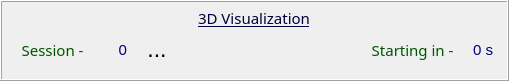
    <widget class="QFrame" name="frame_header">
     <property name="geometry">
      <rect>
       <x>0</x>
       <y>272</y>
       <width>509</width>
       <height>81</height>
      </rect>
     </property>
     <property name="maximumSize">
      <size>
       <width>850</width>
       <height>850</height>
      </size>
     </property>
     <property name="font">
      <font>
       <pointsize>17</pointsize>
       <weight>50</weight>
       <bold>false</bold>
      </font>
     </property>
     <property name="cursor">
      <cursorShape>PointingHandCursor</cursorShape>
     </property>
     <property name="mouseTracking">
      <bool>true</bool>
     </property>
     <property name="frameShape">
      <enum>QFrame::Box</enum>
     </property>
     <property name="frameShadow">
      <enum>QFrame::Raised</enum>
     </property>
     <property name="lineWidth">
      <number>1</number>
     </property>
     <widget class="QLabel" name="label_3dVisualization">
      <property name="geometry">
       <rect>
        <x>184</x>
        <y>5</y>
        <width>140</width>
        <height>26</height>
       </rect>
      </property>
      <property name="sizePolicy">
       <sizepolicy hsizetype="Preferred" vsizetype="Preferred">
        <horstretch>0</horstretch>
        <verstretch>0</verstretch>
       </sizepolicy>
      </property>
      <property name="palette">
       <palette>
        <active>
         <colorrole role="WindowText">
          <brush brushstyle="SolidPattern">
           <color alpha="255">
            <red>0</red>
            <green>0</green>
            <blue>65</blue>
           </color>
          </brush>
         </colorrole>
        </active>
        <inactive>
         <colorrole role="WindowText">
          <brush brushstyle="SolidPattern">
           <color alpha="255">
            <red>0</red>
            <green>0</green>
            <blue>65</blue>
           </color>
          </brush>
         </colorrole>
        </inactive>
        <disabled>
         <colorrole role="WindowText">
          <brush brushstyle="SolidPattern">
           <color alpha="255">
            <red>120</red>
            <green>120</green>
            <blue>120</blue>
           </color>
          </brush>
         </colorrole>
        </disabled>
       </palette>
      </property>
      <property name="font">
       <font>
        <family>Tunga</family>
        <pointsize>11</pointsize>
        <weight>50</weight>
        <bold>false</bold>
        <underline>true</underline>
       </font>
      </property>
      <property name="text">
       <string>3D Visualization</string>
      </property>
      <property name="scaledContents">
       <bool>true</bool>
      </property>
      <property name="alignment">
       <set>Qt::AlignCenter</set>
      </property>
      <property name="textInteractionFlags">
       <set>Qt::NoTextInteraction</set>
      </property>
     </widget>
     <widget class="QLabel" name="label_startCounter">
      <property name="geometry">
       <rect>
        <x>372</x>
        <y>37</y>
        <width>85</width>
        <height>25</height>
       </rect>
      </property>
      <property name="palette">
       <palette>
        <active>
         <colorrole role="WindowText">
          <brush brushstyle="SolidPattern">
           <color alpha="255">
            <red>0</red>
            <green>85</green>
            <blue>0</blue>
           </color>
          </brush>
         </colorrole>
         <colorrole role="Text">
          <brush brushstyle="SolidPattern">
           <color alpha="255">
            <red>0</red>
            <green>85</green>
            <blue>0</blue>
           </color>
          </brush>
         </colorrole>
         <colorrole role="ButtonText">
          <brush brushstyle="SolidPattern">
           <color alpha="255">
            <red>0</red>
            <green>0</green>
            <blue>127</blue>
           </color>
          </brush>
         </colorrole>
         <colorrole role="Base">
          <brush brushstyle="SolidPattern">
           <color alpha="255">
            <red>255</red>
            <green>255</green>
            <blue>255</blue>
           </color>
          </brush>
         </colorrole>
         <colorrole role="Window">
          <brush brushstyle="SolidPattern">
           <color alpha="255">
            <red>255</red>
            <green>255</green>
            <blue>255</blue>
           </color>
          </brush>
         </colorrole>
         <colorrole role="Shadow">
          <brush brushstyle="SolidPattern">
           <color alpha="255">
            <red>0</red>
            <green>0</green>
            <blue>127</blue>
           </color>
          </brush>
         </colorrole>
         <colorrole role="PlaceholderText">
          <brush brushstyle="NoBrush">
           <color alpha="128">
            <red>0</red>
            <green>85</green>
            <blue>0</blue>
           </color>
          </brush>
         </colorrole>
        </active>
        <inactive>
         <colorrole role="WindowText">
          <brush brushstyle="SolidPattern">
           <color alpha="255">
            <red>0</red>
            <green>85</green>
            <blue>0</blue>
           </color>
          </brush>
         </colorrole>
         <colorrole role="Text">
          <brush brushstyle="SolidPattern">
           <color alpha="255">
            <red>0</red>
            <green>85</green>
            <blue>0</blue>
           </color>
          </brush>
         </colorrole>
         <colorrole role="ButtonText">
          <brush brushstyle="SolidPattern">
           <color alpha="255">
            <red>0</red>
            <green>0</green>
            <blue>127</blue>
           </color>
          </brush>
         </colorrole>
         <colorrole role="Base">
          <brush brushstyle="SolidPattern">
           <color alpha="255">
            <red>255</red>
            <green>255</green>
            <blue>255</blue>
           </color>
          </brush>
         </colorrole>
         <colorrole role="Window">
          <brush brushstyle="SolidPattern">
           <color alpha="255">
            <red>255</red>
            <green>255</green>
            <blue>255</blue>
           </color>
          </brush>
         </colorrole>
         <colorrole role="Shadow">
          <brush brushstyle="SolidPattern">
           <color alpha="255">
            <red>0</red>
            <green>0</green>
            <blue>127</blue>
           </color>
          </brush>
         </colorrole>
         <colorrole role="PlaceholderText">
          <brush brushstyle="NoBrush">
           <color alpha="128">
            <red>0</red>
            <green>85</green>
            <blue>0</blue>
           </color>
          </brush>
         </colorrole>
        </inactive>
        <disabled>
         <colorrole role="WindowText">
          <brush brushstyle="SolidPattern">
           <color alpha="255">
            <red>120</red>
            <green>120</green>
            <blue>120</blue>
           </color>
          </brush>
         </colorrole>
         <colorrole role="Text">
          <brush brushstyle="SolidPattern">
           <color alpha="255">
            <red>120</red>
            <green>120</green>
            <blue>120</blue>
           </color>
          </brush>
         </colorrole>
         <colorrole role="ButtonText">
          <brush brushstyle="SolidPattern">
           <color alpha="255">
            <red>120</red>
            <green>120</green>
            <blue>120</blue>
           </color>
          </brush>
         </colorrole>
         <colorrole role="Base">
          <brush brushstyle="SolidPattern">
           <color alpha="255">
            <red>255</red>
            <green>255</green>
            <blue>255</blue>
           </color>
          </brush>
         </colorrole>
         <colorrole role="Window">
          <brush brushstyle="SolidPattern">
           <color alpha="255">
            <red>255</red>
            <green>255</green>
            <blue>255</blue>
           </color>
          </brush>
         </colorrole>
         <colorrole role="Shadow">
          <brush brushstyle="SolidPattern">
           <color alpha="255">
            <red>0</red>
            <green>0</green>
            <blue>127</blue>
           </color>
          </brush>
         </colorrole>
         <colorrole role="PlaceholderText">
          <brush brushstyle="NoBrush">
           <color alpha="128">
            <red>0</red>
            <green>85</green>
            <blue>0</blue>
           </color>
          </brush>
         </colorrole>
        </disabled>
       </palette>
      </property>
      <property name="font">
       <font>
        <family>Tunga</family>
        <pointsize>11</pointsize>
        <weight>50</weight>
        <bold>false</bold>
        <underline>false</underline>
        <kerning>true</kerning>
       </font>
      </property>
      <property name="cursor">
       <cursorShape>PointingHandCursor</cursorShape>
      </property>
      <property name="toolTip">
       <string>Maximum angular value of a healthy person</string>
      </property>
      <property name="frameShape">
       <enum>QFrame::NoFrame</enum>
      </property>
      <property name="frameShadow">
       <enum>QFrame::Plain</enum>
      </property>
      <property name="text">
       <string>Starting in - </string>
      </property>
      <property name="scaledContents">
       <bool>true</bool>
      </property>
      <property name="alignment">
       <set>Qt::AlignCenter</set>
      </property>
      <property name="margin">
       <number>0</number>
      </property>
      <property name="indent">
       <number>0</number>
      </property>
     </widget>
     <widget class="QLabel" name="label_sessionCount">
      <property name="geometry">
       <rect>
        <x>17</x>
        <y>37</y>
        <width>75</width>
        <height>25</height>
       </rect>
      </property>
      <property name="palette">
       <palette>
        <active>
         <colorrole role="WindowText">
          <brush brushstyle="SolidPattern">
           <color alpha="255">
            <red>0</red>
            <green>85</green>
            <blue>0</blue>
           </color>
          </brush>
         </colorrole>
         <colorrole role="Text">
          <brush brushstyle="SolidPattern">
           <color alpha="255">
            <red>0</red>
            <green>85</green>
            <blue>0</blue>
           </color>
          </brush>
         </colorrole>
         <colorrole role="ButtonText">
          <brush brushstyle="SolidPattern">
           <color alpha="255">
            <red>0</red>
            <green>0</green>
            <blue>127</blue>
           </color>
          </brush>
         </colorrole>
         <colorrole role="Base">
          <brush brushstyle="SolidPattern">
           <color alpha="255">
            <red>255</red>
            <green>255</green>
            <blue>255</blue>
           </color>
          </brush>
         </colorrole>
         <colorrole role="Window">
          <brush brushstyle="SolidPattern">
           <color alpha="255">
            <red>255</red>
            <green>255</green>
            <blue>255</blue>
           </color>
          </brush>
         </colorrole>
         <colorrole role="Shadow">
          <brush brushstyle="SolidPattern">
           <color alpha="255">
            <red>0</red>
            <green>0</green>
            <blue>127</blue>
           </color>
          </brush>
         </colorrole>
         <colorrole role="PlaceholderText">
          <brush brushstyle="NoBrush">
           <color alpha="128">
            <red>0</red>
            <green>85</green>
            <blue>0</blue>
           </color>
          </brush>
         </colorrole>
        </active>
        <inactive>
         <colorrole role="WindowText">
          <brush brushstyle="SolidPattern">
           <color alpha="255">
            <red>0</red>
            <green>85</green>
            <blue>0</blue>
           </color>
          </brush>
         </colorrole>
         <colorrole role="Text">
          <brush brushstyle="SolidPattern">
           <color alpha="255">
            <red>0</red>
            <green>85</green>
            <blue>0</blue>
           </color>
          </brush>
         </colorrole>
         <colorrole role="ButtonText">
          <brush brushstyle="SolidPattern">
           <color alpha="255">
            <red>0</red>
            <green>0</green>
            <blue>127</blue>
           </color>
          </brush>
         </colorrole>
         <colorrole role="Base">
          <brush brushstyle="SolidPattern">
           <color alpha="255">
            <red>255</red>
            <green>255</green>
            <blue>255</blue>
           </color>
          </brush>
         </colorrole>
         <colorrole role="Window">
          <brush brushstyle="SolidPattern">
           <color alpha="255">
            <red>255</red>
            <green>255</green>
            <blue>255</blue>
           </color>
          </brush>
         </colorrole>
         <colorrole role="Shadow">
          <brush brushstyle="SolidPattern">
           <color alpha="255">
            <red>0</red>
            <green>0</green>
            <blue>127</blue>
           </color>
          </brush>
         </colorrole>
         <colorrole role="PlaceholderText">
          <brush brushstyle="NoBrush">
           <color alpha="128">
            <red>0</red>
            <green>85</green>
            <blue>0</blue>
           </color>
          </brush>
         </colorrole>
        </inactive>
        <disabled>
         <colorrole role="WindowText">
          <brush brushstyle="SolidPattern">
           <color alpha="255">
            <red>120</red>
            <green>120</green>
            <blue>120</blue>
           </color>
          </brush>
         </colorrole>
         <colorrole role="Text">
          <brush brushstyle="SolidPattern">
           <color alpha="255">
            <red>120</red>
            <green>120</green>
            <blue>120</blue>
           </color>
          </brush>
         </colorrole>
         <colorrole role="ButtonText">
          <brush brushstyle="SolidPattern">
           <color alpha="255">
            <red>120</red>
            <green>120</green>
            <blue>120</blue>
           </color>
          </brush>
         </colorrole>
         <colorrole role="Base">
          <brush brushstyle="SolidPattern">
           <color alpha="255">
            <red>255</red>
            <green>255</green>
            <blue>255</blue>
           </color>
          </brush>
         </colorrole>
         <colorrole role="Window">
          <brush brushstyle="SolidPattern">
           <color alpha="255">
            <red>255</red>
            <green>255</green>
            <blue>255</blue>
           </color>
          </brush>
         </colorrole>
         <colorrole role="Shadow">
          <brush brushstyle="SolidPattern">
           <color alpha="255">
            <red>0</red>
            <green>0</green>
            <blue>127</blue>
           </color>
          </brush>
         </colorrole>
         <colorrole role="PlaceholderText">
          <brush brushstyle="NoBrush">
           <color alpha="128">
            <red>0</red>
            <green>85</green>
            <blue>0</blue>
           </color>
          </brush>
         </colorrole>
        </disabled>
       </palette>
      </property>
      <property name="font">
       <font>
        <family>Tunga</family>
        <pointsize>11</pointsize>
        <weight>50</weight>
        <bold>false</bold>
        <underline>false</underline>
       </font>
      </property>
      <property name="cursor">
       <cursorShape>PointingHandCursor</cursorShape>
      </property>
      <property name="frameShape">
       <enum>QFrame::NoFrame</enum>
      </property>
      <property name="frameShadow">
       <enum>QFrame::Plain</enum>
      </property>
      <property name="text">
       <string>Session - </string>
      </property>
      <property name="scaledContents">
       <bool>true</bool>
      </property>
      <property name="alignment">
       <set>Qt::AlignCenter</set>
      </property>
     </widget>
     <widget class="QToolButton" name="button_resetSession">
      <property name="geometry">
       <rect>
        <x>142</x>
        <y>34</y>
        <width>30</width>
        <height>30</height>
       </rect>
      </property>
      <property name="font">
       <font>
        <pointsize>17</pointsize>
        <weight>50</weight>
        <bold>false</bold>
       </font>
      </property>
      <property name="toolTip">
       <string>Reset Session</string>
      </property>
      <property name="text">
       <string>...</string>
      </property>
      <property name="icon">
       <iconset>
        <normaloff>:/icons/icons/music-player.png</normaloff>:/icons/icons/music-player.png</iconset>
      </property>
      <property name="iconSize">
       <size>
        <width>25</width>
        <height>25</height>
       </size>
      </property>
      <property name="shortcut">
       <string>Ctrl+Shift+R</string>
      </property>
      <property name="popupMode">
       <enum>QToolButton::InstantPopup</enum>
      </property>
      <property name="autoRaise">
       <bool>true</bool>
      </property>
     </widget>
     <widget class="QLabel" name="value_sessionCount">
      <property name="geometry">
       <rect>
        <x>57</x>
        <y>37</y>
        <width>70</width>
        <height>25</height>
       </rect>
      </property>
      <property name="palette">
       <palette>
        <active>
         <colorrole role="WindowText">
          <brush brushstyle="SolidPattern">
           <color alpha="255">
            <red>0</red>
            <green>0</green>
            <blue>127</blue>
           </color>
          </brush>
         </colorrole>
        </active>
        <inactive>
         <colorrole role="WindowText">
          <brush brushstyle="SolidPattern">
           <color alpha="255">
            <red>0</red>
            <green>0</green>
            <blue>127</blue>
           </color>
          </brush>
         </colorrole>
        </inactive>
        <disabled>
         <colorrole role="WindowText">
          <brush brushstyle="SolidPattern">
           <color alpha="255">
            <red>120</red>
            <green>120</green>
            <blue>120</blue>
           </color>
          </brush>
         </colorrole>
        </disabled>
       </palette>
      </property>
      <property name="font">
       <font>
        <pointsize>11</pointsize>
        <weight>50</weight>
        <bold>false</bold>
       </font>
      </property>
      <property name="text">
       <string>0</string>
      </property>
      <property name="alignment">
       <set>Qt::AlignRight|Qt::AlignTrailing|Qt::AlignVCenter</set>
      </property>
     </widget>
     <widget class="QLabel" name="value_startCounter">
      <property name="geometry">
       <rect>
        <x>438</x>
        <y>37</y>
        <width>55</width>
        <height>25</height>
       </rect>
      </property>
      <property name="palette">
       <palette>
        <active>
         <colorrole role="WindowText">
          <brush brushstyle="SolidPattern">
           <color alpha="255">
            <red>0</red>
            <green>0</green>
            <blue>127</blue>
           </color>
          </brush>
         </colorrole>
        </active>
        <inactive>
         <colorrole role="WindowText">
          <brush brushstyle="SolidPattern">
           <color alpha="255">
            <red>0</red>
            <green>0</green>
            <blue>127</blue>
           </color>
          </brush>
         </colorrole>
        </inactive>
        <disabled>
         <colorrole role="WindowText">
          <brush brushstyle="SolidPattern">
           <color alpha="255">
            <red>120</red>
            <green>120</green>
            <blue>120</blue>
           </color>
          </brush>
         </colorrole>
        </disabled>
       </palette>
      </property>
      <property name="font">
       <font>
        <pointsize>11</pointsize>
        <weight>50</weight>
        <bold>false</bold>
       </font>
      </property>
      <property name="text">
       <string>0 s</string>
      </property>
      <property name="alignment">
       <set>Qt::AlignRight|Qt::AlignTrailing|Qt::AlignVCenter</set>
      </property>
     </widget>
    </widget>
